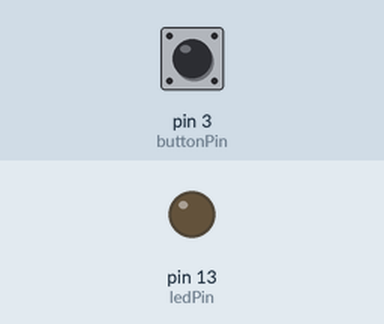
Recording of a program running on a simulated Arduino Uno, built with avr-gcc and run on an emulated ATmega328P. On the bench: output pins drawn as LEDs (lit = HIGH). Inputs (shaded band) come from the test bench; at power-on: pin 3 (buttonPin) HIGH.

Above: at 1.2 s.
1.3 s: pin 3 (buttonPin) pulled LOW for 0.15 s
At 2.5 s:
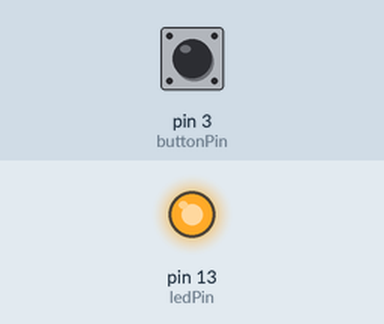
Timing chart, 0 to 4.3 s (numbered marks = the images above; inputs shaded):
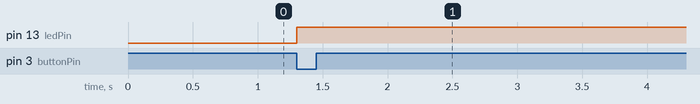

The program:

main.cpp
```cpp
/* That example born to understand how the Register manipulation works
   on ATMega328 ( Arduino Uno ).

   Register PORTB |7|6|5 | 4| 3| 2|1|0|
           pin    |X|X|13|12|11|10|9|8|

   Register PORTC | 7| 6| 5| 4| 3| 2| 1| 0|
            pin   |ND|ND|A5|A4|A3|A2|A1|A0|

   Register PORTD |7|6|5|4|3|2|1|0|
            pin   |7|6|5|4|3|2|1|0|

   DaveCalaway
 */

#include <Arduino.h>

#define ledPin 13
#define buttonPin 3


void setup() {
        //pinMode(ledPin, OUTPUT);
        DDRB = B00100000;

        //pinMode(buttonPin,INPUT_PULLUP);
        PORTD = B00001000;
}

void loop() {
        //bool button = digitalRead(buttonPin);
        bool button = ( PIND & (1 << 3) ) >> 3;

        if(button == 0) {
                //digitalWrite(ledPin, HIGH);
                PORTB = (1 << 5) | PORTB;
        }
        else{
                //digitalWrite(ledPin, LOW);
                PORTD = ~(1 << 5) & PORTB;
        }
}
```

Measured:
- after the input at 1.3 s, pin 13 (ledPin): LOW → HIGH at once
